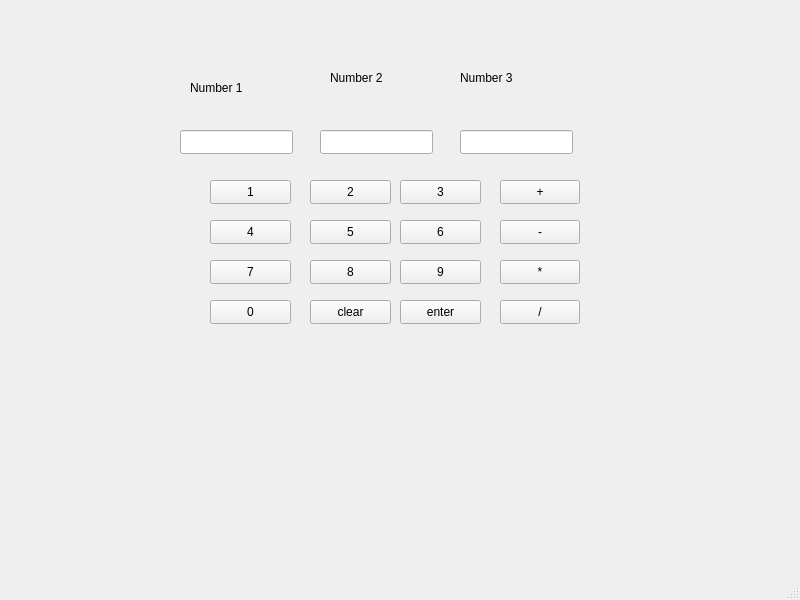
<?xml version="1.0" encoding="UTF-8"?>
<ui version="4.0">
 <class>MainWindow</class>
 <widget class="QMainWindow" name="MainWindow">
  <property name="geometry">
   <rect>
    <x>0</x>
    <y>0</y>
    <width>800</width>
    <height>600</height>
   </rect>
  </property>
  <property name="windowTitle">
   <string>MainWindow</string>
  </property>
  <widget class="QWidget" name="centralwidget">
   <widget class="QLineEdit" name="lineEditNumber2">
    <property name="geometry">
     <rect>
      <x>320</x>
      <y>130</y>
      <width>113</width>
      <height>24</height>
     </rect>
    </property>
    <property name="focusPolicy">
     <enum>Qt::FocusPolicy::StrongFocus</enum>
    </property>
    <property name="readOnly">
     <bool>false</bool>
    </property>
   </widget>
   <widget class="QLineEdit" name="lineEditResult">
    <property name="geometry">
     <rect>
      <x>460</x>
      <y>130</y>
      <width>113</width>
      <height>24</height>
     </rect>
    </property>
    <property name="readOnly">
     <bool>true</bool>
    </property>
   </widget>
   <widget class="QPushButton" name="btnPlus">
    <property name="geometry">
     <rect>
      <x>500</x>
      <y>180</y>
      <width>80</width>
      <height>24</height>
     </rect>
    </property>
    <property name="text">
     <string>+</string>
    </property>
   </widget>
   <widget class="QPushButton" name="btnMinus">
    <property name="geometry">
     <rect>
      <x>500</x>
      <y>220</y>
      <width>80</width>
      <height>24</height>
     </rect>
    </property>
    <property name="text">
     <string>-</string>
    </property>
   </widget>
   <widget class="QPushButton" name="btnMultiply">
    <property name="geometry">
     <rect>
      <x>500</x>
      <y>260</y>
      <width>80</width>
      <height>24</height>
     </rect>
    </property>
    <property name="text">
     <string>*</string>
    </property>
   </widget>
   <widget class="QPushButton" name="btnDivide">
    <property name="geometry">
     <rect>
      <x>500</x>
      <y>300</y>
      <width>80</width>
      <height>24</height>
     </rect>
    </property>
    <property name="text">
     <string>/</string>
    </property>
   </widget>
   <widget class="QPushButton" name="btn1">
    <property name="geometry">
     <rect>
      <x>210</x>
      <y>180</y>
      <width>81</width>
      <height>24</height>
     </rect>
    </property>
    <property name="text">
     <string>1</string>
    </property>
   </widget>
   <widget class="QPushButton" name="btn2">
    <property name="geometry">
     <rect>
      <x>310</x>
      <y>180</y>
      <width>81</width>
      <height>24</height>
     </rect>
    </property>
    <property name="text">
     <string>2</string>
    </property>
   </widget>
   <widget class="QPushButton" name="btn3">
    <property name="geometry">
     <rect>
      <x>400</x>
      <y>180</y>
      <width>81</width>
      <height>24</height>
     </rect>
    </property>
    <property name="text">
     <string>3</string>
    </property>
   </widget>
   <widget class="QPushButton" name="btn4">
    <property name="geometry">
     <rect>
      <x>210</x>
      <y>220</y>
      <width>81</width>
      <height>24</height>
     </rect>
    </property>
    <property name="text">
     <string>4</string>
    </property>
   </widget>
   <widget class="QPushButton" name="btn5">
    <property name="geometry">
     <rect>
      <x>310</x>
      <y>220</y>
      <width>81</width>
      <height>24</height>
     </rect>
    </property>
    <property name="text">
     <string>5</string>
    </property>
   </widget>
   <widget class="QPushButton" name="btn6">
    <property name="geometry">
     <rect>
      <x>400</x>
      <y>220</y>
      <width>81</width>
      <height>24</height>
     </rect>
    </property>
    <property name="text">
     <string>6</string>
    </property>
   </widget>
   <widget class="QPushButton" name="btn7">
    <property name="geometry">
     <rect>
      <x>210</x>
      <y>260</y>
      <width>81</width>
      <height>24</height>
     </rect>
    </property>
    <property name="text">
     <string>7</string>
    </property>
   </widget>
   <widget class="QPushButton" name="btn8">
    <property name="geometry">
     <rect>
      <x>310</x>
      <y>260</y>
      <width>81</width>
      <height>24</height>
     </rect>
    </property>
    <property name="text">
     <string>8</string>
    </property>
   </widget>
   <widget class="QPushButton" name="btn9">
    <property name="geometry">
     <rect>
      <x>400</x>
      <y>260</y>
      <width>81</width>
      <height>24</height>
     </rect>
    </property>
    <property name="text">
     <string>9</string>
    </property>
   </widget>
   <widget class="QPushButton" name="btn0">
    <property name="geometry">
     <rect>
      <x>210</x>
      <y>300</y>
      <width>81</width>
      <height>24</height>
     </rect>
    </property>
    <property name="text">
     <string>0</string>
    </property>
   </widget>
   <widget class="QPushButton" name="btnClear">
    <property name="geometry">
     <rect>
      <x>310</x>
      <y>300</y>
      <width>81</width>
      <height>24</height>
     </rect>
    </property>
    <property name="text">
     <string>clear</string>
    </property>
   </widget>
   <widget class="QPushButton" name="btnEnter">
    <property name="geometry">
     <rect>
      <x>400</x>
      <y>300</y>
      <width>81</width>
      <height>24</height>
     </rect>
    </property>
    <property name="text">
     <string>enter</string>
    </property>
   </widget>
   <widget class="QLabel" name="label">
    <property name="geometry">
     <rect>
      <x>190</x>
      <y>80</y>
      <width>101</width>
      <height>16</height>
     </rect>
    </property>
    <property name="text">
     <string>Number 1</string>
    </property>
   </widget>
   <widget class="QLabel" name="label_2">
    <property name="geometry">
     <rect>
      <x>330</x>
      <y>70</y>
      <width>101</width>
      <height>16</height>
     </rect>
    </property>
    <property name="text">
     <string>Number 2</string>
    </property>
   </widget>
   <widget class="QLabel" name="label_3">
    <property name="geometry">
     <rect>
      <x>460</x>
      <y>70</y>
      <width>101</width>
      <height>16</height>
     </rect>
    </property>
    <property name="text">
     <string>Number 3</string>
    </property>
   </widget>
   <widget class="QLineEdit" name="lineEditNumber1">
    <property name="geometry">
     <rect>
      <x>180</x>
      <y>130</y>
      <width>113</width>
      <height>24</height>
     </rect>
    </property>
   </widget>
  </widget>
  <widget class="QMenuBar" name="menubar">
   <property name="geometry">
    <rect>
     <x>0</x>
     <y>0</y>
     <width>800</width>
     <height>21</height>
    </rect>
   </property>
  </widget>
  <widget class="QStatusBar" name="statusbar"/>
 </widget>
 <resources/>
 <connections/>
 <slots>
  <slot>on_btnCount_clicked()</slot>
  <slot>on_btnReset_clicked()</slot>
 </slots>
</ui>
